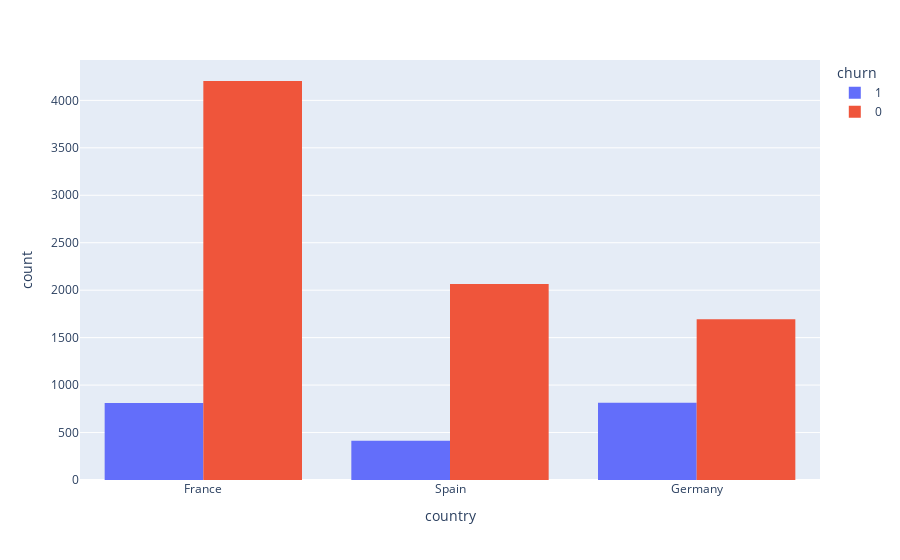

Notebook code cell kept with this figure:
### Markdown cell above
### the possibility that customers are churn when they are not active_member and vice versa

### Code cell
px.histogram(df,x='country', color = 'churn',barmode = 'group')

### Figure 1 — Plotly figure (JSON) as saved in the notebook; plotly's stock layout.template omitted (floating-point values rounded to 4 significant figures; data arrays with more than 128 entries replaced by an {"elided": "..."} marker saying what was removed)
{"data": [{"alignmentgroup": "True", "bingroup": "x", "hovertemplate": "churn=1<br>country=%{x}<br>count=%{y}<extra></extra>", "legendgroup": "1", "marker": {"color": "#636efa", "pattern": {"shape": ""}}, "name": "1", "offsetgroup": "1", "orientation": "v", "showlegend": true, "type": "histogram", "x": {"elided": "2037 str values"}, "xaxis": "x", "yaxis": "y"}, {"alignmentgroup": "True", "bingroup": "x", "hovertemplate": "churn=0<br>country=%{x}<br>count=%{y}<extra></extra>", "legendgroup": "0", "marker": {"color": "#EF553B", "pattern": {"shape": ""}}, "name": "0", "offsetgroup": "0", "orientation": "v", "showlegend": true, "type": "histogram", "x": {"elided": "7963 str values"}, "xaxis": "x", "yaxis": "y"}], "layout": {"barmode": "group", "legend": {"title": {"text": "churn"}, "tracegroupgap": 0}, "margin": {"t": 60}, "xaxis": {"anchor": "y", "domain": [0, 1], "title": {"text": "country"}}, "yaxis": {"anchor": "x", "domain": [0, 1], "title": {"text": "count"}}}}
